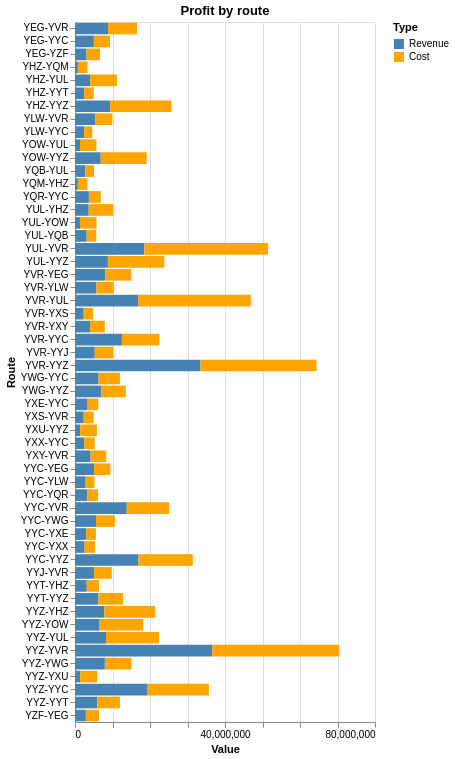

The notebook cell this image was saved under:
### Code cell
Bookings_per_route = bookings_routes.groupby("Route_ID").size().sort_values(ascending = True)

Flights_per_route = flight_costs.groupby("Route_ID").size().sort_values(ascending = True)

route_demand = pd.DataFrame({
    "Flights": Flights_per_route,
    "Tickets": Bookings_per_route,
})

route_demand["Tickets_Per_Flight"] = (route_demand["Tickets"] / route_demand["Flights"]).round(1)
# route_demand.sort_values("Tickets_Per_Flight")

route_demand["Revenue"] = bookings_routes.groupby("Route_ID")["Total"].sum()
route_demand["Cost"] = flight_costs.groupby("Route_ID")["Total"].sum()
route_demand["Profit"] = route_demand["Revenue"] - route_demand["Cost"]

route_demand_long = route_demand.reset_index().melt(
    id_vars= "Route_ID",
    value_vars=["Revenue", "Cost"],
    var_name= "Type",
    value_name= "Value"
)
# route_demand_long.head()
# route_demand_long.loc[route_demand_long["Type"]== "Cost", "Value"] *= -1

chart = alt.Chart(route_demand_long).mark_bar().encode(
    y=alt.Y("Route_ID:N", title="Route"),
    x=alt.X("Value:Q",title="Value"),
    color = alt.Color("Type:N", scale = alt.Scale(
        domain = ["Revenue", "Cost"],
        range = ["steelblue", "orange"]
    )),
    order = alt.Order("Type:N", sort = "descending")
).properties(height=700, title="Profit by route")

chart

### Figure 1 — Vega-Lite specification as saved in the notebook (floating-point values rounded to 4 significant figures)
{"config": {"view": {"continuousWidth": 300, "continuousHeight": 300}}, "data": {"name": "data-23ae5f6fdff5ce8d0d1bc69b5ac5878d"}, "mark": {"type": "bar"}, "encoding": {"color": {"field": "Type", "scale": {"domain": ["Revenue", "Cost"], "range": ["steelblue", "orange"]}, "type": "nominal"}, "order": {"field": "Type", "sort": "descending", "type": "nominal"}, "x": {"field": "Value", "title": "Value", "type": "quantitative"}, "y": {"field": "Route_ID", "title": "Route", "type": "nominal"}}, "height": 700, "title": "Profit by route", "$schema": "https://vega.github.io/schema/vega-lite/v5.20.1.json", "datasets": {"data-23ae5f6fdff5ce8d0d1bc69b5ac5878d": [{"Route_ID": "YEG-YVR", "Type": "Revenue", "Value": 8794000.0}, {"Route_ID": "YEG-YYC", "Type": "Revenue", "Value": 5028000.0}, {"Route_ID": "YEG-YZF", "Type": "Revenue", "Value": 3092000.0}, {"Route_ID": "YHZ-YQM", "Type": "Revenue", "Value": 774200.0}, {"Route_ID": "YHZ-YUL", "Type": "Revenue", "Value": 4043000.0}, {"Route_ID": "YHZ-YYT", "Type": "Revenue", "Value": 2486000.0}, {"Route_ID": "YHZ-YYZ", "Type": "Revenue", "Value": 9399000.0}, {"Route_ID": "YLW-YVR", "Type": "Revenue", "Value": 5392000.0}, {"Route_ID": "YLW-YYC", "Type": "Revenue", "Value": 2472000.0}, {"Route_ID": "YOW-YUL", "Type": "Revenue", "Value": 1332000.0}, {"Route_ID": "YOW-YYZ", "Type": "Revenue", "Value": 6858000.0}, {"Route_ID": "YQB-YUL", "Type": "Revenue", "Value": 2782000.0}, {"Route_ID": "YQM-YHZ", "Type": "Revenue", "Value": 764000.0}, {"Route_ID": "YQR-YYC", "Type": "Revenue", "Value": 3708000.0}, {"Route_ID": "YUL-YHZ", "Type": "Revenue", "Value": 3658000.0}, {"Route_ID": "YUL-YOW", "Type": "Revenue", "Value": 1323000.0}, {"Route_ID": "YUL-YQB", "Type": "Revenue", "Value": 3115000.0}, {"Route_ID": "YUL-YVR", "Type": "Revenue", "Value": 18500000.0}, {"Route_ID": "YUL-YYZ", "Type": "Revenue", "Value": 8779000.0}, {"Route_ID": "YVR-YEG", "Type": "Revenue", "Value": 8106000.0}, {"Route_ID": "YVR-YLW", "Type": "Revenue", "Value": 5698000.0}, {"Route_ID": "YVR-YUL", "Type": "Revenue", "Value": 16870000.0}, {"Route_ID": "YVR-YXS", "Type": "Revenue", "Value": 2317000.0}, {"Route_ID": "YVR-YXY", "Type": "Revenue", "Value": 4008000.0}, {"Route_ID": "YVR-YYC", "Type": "Revenue", "Value": 12510000.0}, {"Route_ID": "YVR-YYJ", "Type": "Revenue", "Value": 5272000.0}, {"Route_ID": "YVR-YYZ", "Type": "Revenue", "Value": 33460000.0}, {"Route_ID": "YWG-YYC", "Type": "Revenue", "Value": 6277000.0}, {"Route_ID": "YWG-YYZ", "Type": "Revenue", "Value": 7061000.0}, {"Route_ID": "YXE-YYC", "Type": "Revenue", "Value": 3355000.0}, {"Route_ID": "YXS-YVR", "Type": "Revenue", "Value": 2320000.0}, {"Route_ID": "YXU-YYZ", "Type": "Revenue", "Value": 1364000.0}, {"Route_ID": "YXX-YYC", "Type": "Revenue", "Value": 2496000.0}, {"Route_ID": "YXY-YVR", "Type": "Revenue", "Value": 4145000.0}, {"Route_ID": "YYC-YEG", "Type": "Revenue", "Value": 5080000.0}, {"Route_ID": "YYC-YLW", "Type": "Revenue", "Value": 2827000.0}, {"Route_ID": "YYC-YQR", "Type": "Revenue", "Value": 3270000.0}, {"Route_ID": "YYC-YVR", "Type": "Revenue", "Value": 13800000.0}, {"Route_ID": "YYC-YWG", "Type": "Revenue", "Value": 5616000.0}, {"Route_ID": "YYC-YXE", "Type": "Revenue", "Value": 2981000.0}, {"Route_ID": "YYC-YXX", "Type": "Revenue", "Value": 2546000.0}, {"Route_ID": "YYC-YYZ", "Type": "Revenue", "Value": 16940000.0}, {"Route_ID": "YYJ-YVR", "Type": "Revenue", "Value": 5068000.0}, {"Route_ID": "YYT-YHZ", "Type": "Revenue", "Value": 3137000.0}, {"Route_ID": "YYT-YYZ", "Type": "Revenue", "Value": 6241000.0}, {"Route_ID": "YYZ-YHZ", "Type": "Revenue", "Value": 7821000.0}, {"Route_ID": "YYZ-YOW", "Type": "Revenue", "Value": 6557000.0}, {"Route_ID": "YYZ-YUL", "Type": "Revenue", "Value": 8272000.0}, {"Route_ID": "YYZ-YVR", "Type": "Revenue", "Value": 36600000.0}, {"Route_ID": "YYZ-YWG", "Type": "Revenue", "Value": 7963000.0}, {"Route_ID": "YYZ-YXU", "Type": "Revenue", "Value": 1387000.0}, {"Route_ID": "YYZ-YYC", "Type": "Revenue", "Value": 19370000.0}, {"Route_ID": "YYZ-YYT", "Type": "Revenue", "Value": 5944000.0}, {"Route_ID": "YZF-YEG", "Type": "Revenue", "Value": 2897000.0}, {"Route_ID": "YEG-YVR", "Type": "Cost", "Value": 7738000.0}, {"Route_ID": "YEG-YYC", "Type": "Cost", "Value": 4307000.0}, {"Route_ID": "YEG-YZF", "Type": "Cost", "Value": 3590000.0}, {"Route_ID": "YHZ-YQM", "Type": "Cost", "Value": 2577000.0}, {"Route_ID": "YHZ-YUL", "Type": "Cost", "Value": 7140000.0}, {"Route_ID": "YHZ-YYT", "Type": "Cost", "Value": 2518000.0}, {"Route_ID": "YHZ-YYZ", "Type": "Cost", "Value": 16330000.0}, {"Route_ID": "YLW-YVR", "Type": "Cost", "Value": 4591000.0}, {"Route_ID": "YLW-YYC", "Type": "Cost", "Value": 2135000.0}, {"Route_ID": "YOW-YUL", "Type": "Cost", "Value": 4386000.0}, {"Route_ID": "YOW-YYZ", "Type": "Cost", "Value": 12260000.0}, {"Route_ID": "YQB-YUL", "Type": "Cost", "Value": 2293000.0}, {"Route_ID": "YQM-YHZ", "Type": "Cost", "Value": 2564000.0}, {"Route_ID": "YQR-YYC", "Type": "Cost", "Value": 3184000.0}, {"Route_ID": "YUL-YHZ", "Type": "Cost", "Value": 6506000.0}, {"Route_ID": "YUL-YOW", "Type": "Cost", "Value": 4421000.0}, {"Route_ID": "YUL-YQB", "Type": "Cost", "Value": 2580000.0}, {"Route_ID": "YUL-YVR", "Type": "Cost", "Value": 32970000.0}, {"Route_ID": "YUL-YYZ", "Type": "Cost", "Value": 15050000.0}, {"Route_ID": "YVR-YEG", "Type": "Cost", "Value": 6928000.0}, {"Route_ID": "YVR-YLW", "Type": "Cost", "Value": 4626000.0}, {"Route_ID": "YVR-YUL", "Type": "Cost", "Value": 30030000.0}, {"Route_ID": "YVR-YXS", "Type": "Cost", "Value": 2491000.0}, {"Route_ID": "YVR-YXY", "Type": "Cost", "Value": 3940000.0}, {"Route_ID": "YVR-YYC", "Type": "Cost", "Value": 10020000.0}, {"Route_ID": "YVR-YYJ", "Type": "Cost", "Value": 4921000.0}, {"Route_ID": "YVR-YYZ", "Type": "Cost", "Value": 30970000.0}, {"Route_ID": "YWG-YYC", "Type": "Cost", "Value": 5694000.0}, {"Route_ID": "YWG-YYZ", "Type": "Cost", "Value": 6483000.0}, {"Route_ID": "YXE-YYC", "Type": "Cost", "Value": 2856000.0}, {"Route_ID": "YXS-YVR", "Type": "Cost", "Value": 2615000.0}, {"Route_ID": "YXU-YYZ", "Type": "Cost", "Value": 4483000.0}, {"Route_ID": "YXX-YYC", "Type": "Cost", "Value": 2762000.0}, {"Route_ID": "YXY-YVR", "Type": "Cost", "Value": 4207000.0}, {"Route_ID": "YYC-YEG", "Type": "Cost", "Value": 4366000.0}, {"Route_ID": "YYC-YLW", "Type": "Cost", "Value": 2350000.0}, {"Route_ID": "YYC-YQR", "Type": "Cost", "Value": 2871000.0}, {"Route_ID": "YYC-YVR", "Type": "Cost", "Value": 11320000.0}, {"Route_ID": "YYC-YWG", "Type": "Cost", "Value": 5029000.0}, {"Route_ID": "YYC-YXE", "Type": "Cost", "Value": 2580000.0}, {"Route_ID": "YYC-YXX", "Type": "Cost", "Value": 2812000.0}, {"Route_ID": "YYC-YYZ", "Type": "Cost", "Value": 14480000.0}, {"Route_ID": "YYJ-YVR", "Type": "Cost", "Value": 4725000.0}, {"Route_ID": "YYT-YHZ", "Type": "Cost", "Value": 3276000.0}, {"Route_ID": "YYT-YYZ", "Type": "Cost", "Value": 6592000.0}, {"Route_ID": "YYZ-YHZ", "Type": "Cost", "Value": 13570000.0}, {"Route_ID": "YYZ-YOW", "Type": "Cost", "Value": 11650000.0}, {"Route_ID": "YYZ-YUL", "Type": "Cost", "Value": 14130000.0}, {"Route_ID": "YYZ-YVR", "Type": "Cost", "Value": 33890000.0}, {"Route_ID": "YYZ-YWG", "Type": "Cost", "Value": 7103000.0}, {"Route_ID": "YYZ-YXU", "Type": "Cost", "Value": 4553000.0}, {"Route_ID": "YYZ-YYC", "Type": "Cost", "Value": 16340000.0}, {"Route_ID": "YYZ-YYT", "Type": "Cost", "Value": 6063000.0}, {"Route_ID": "YZF-YEG", "Type": "Cost", "Value": 3510000.0}]}}
